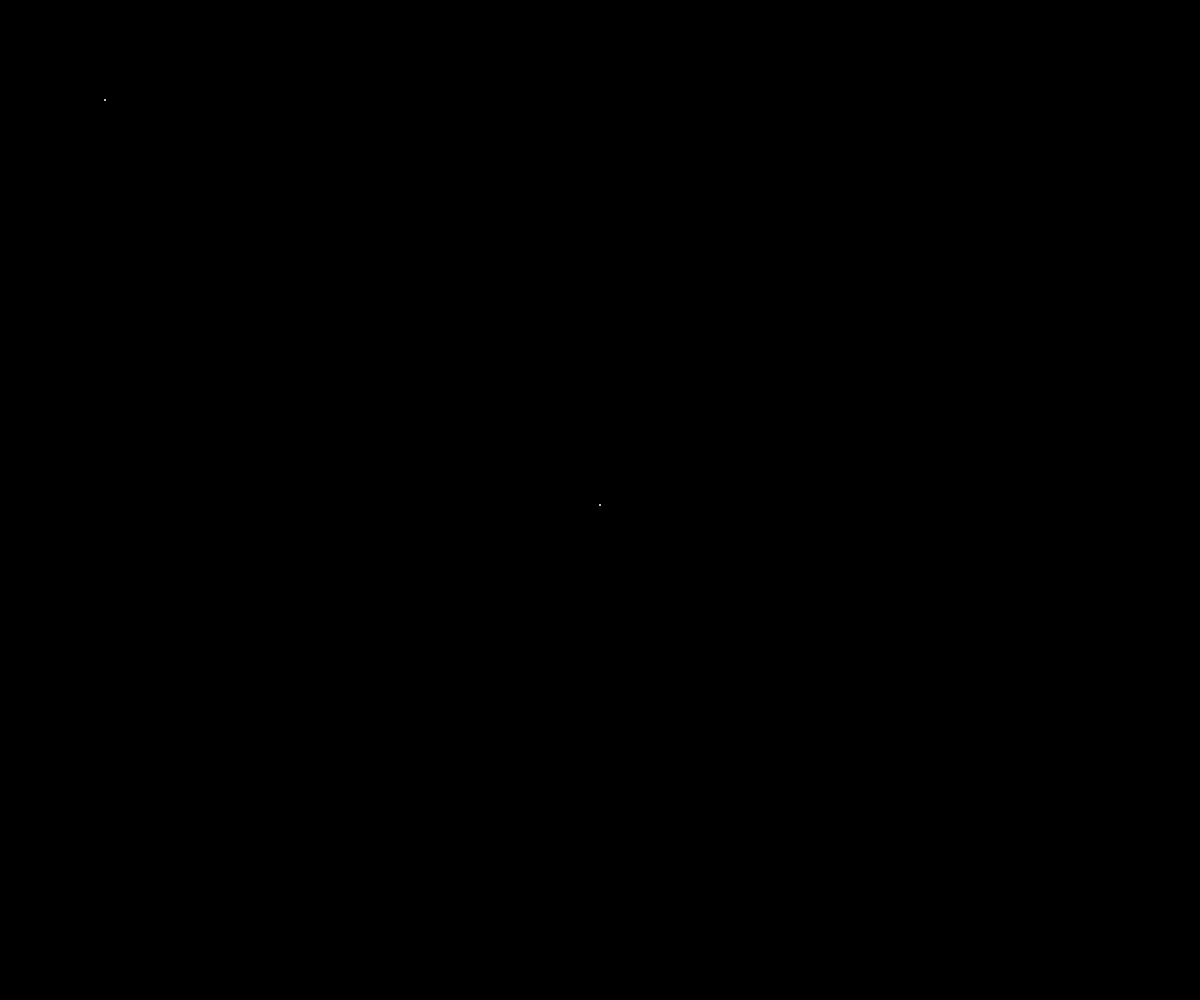
Frame 1 (no input)
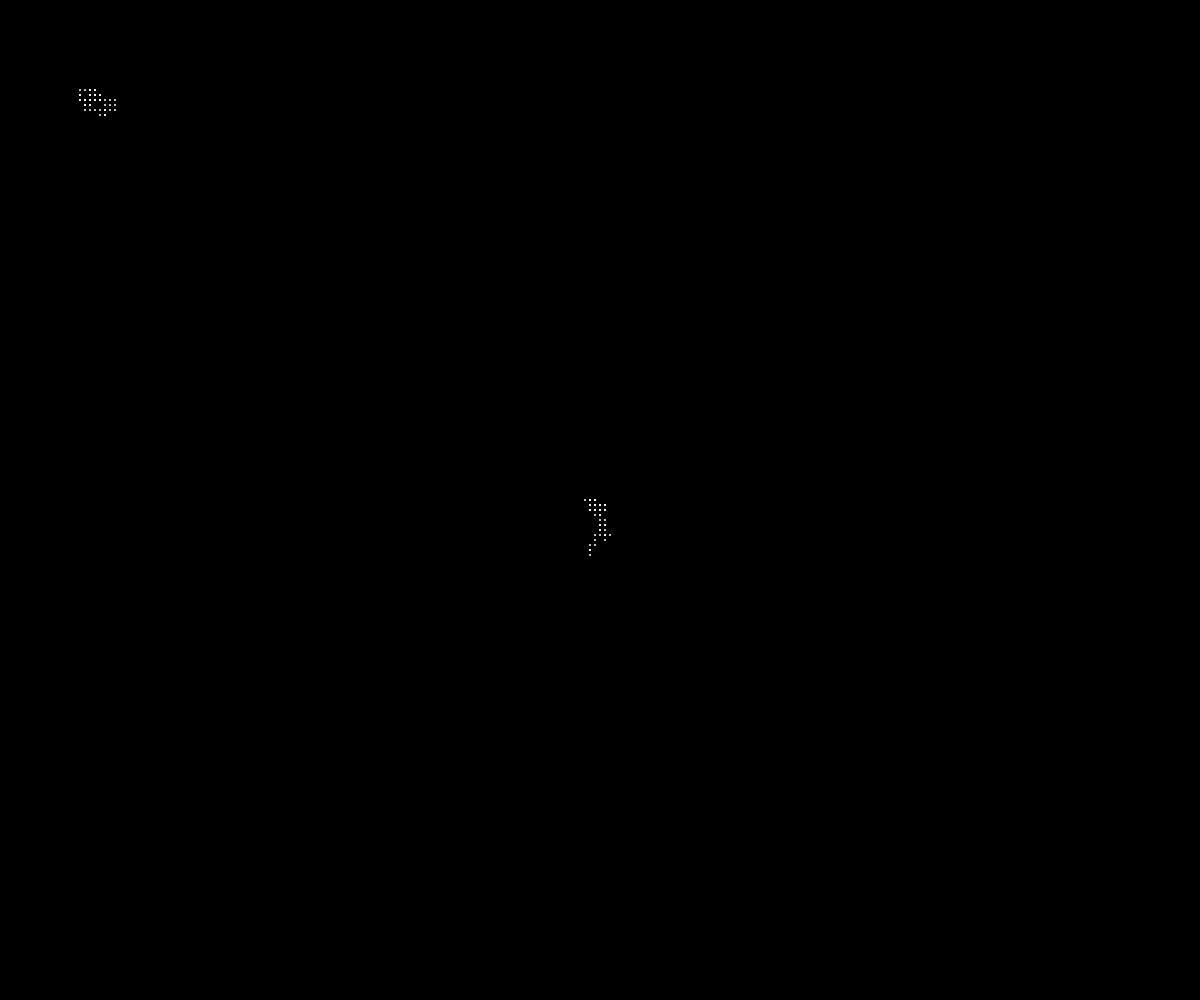
Frame 60 (no input)
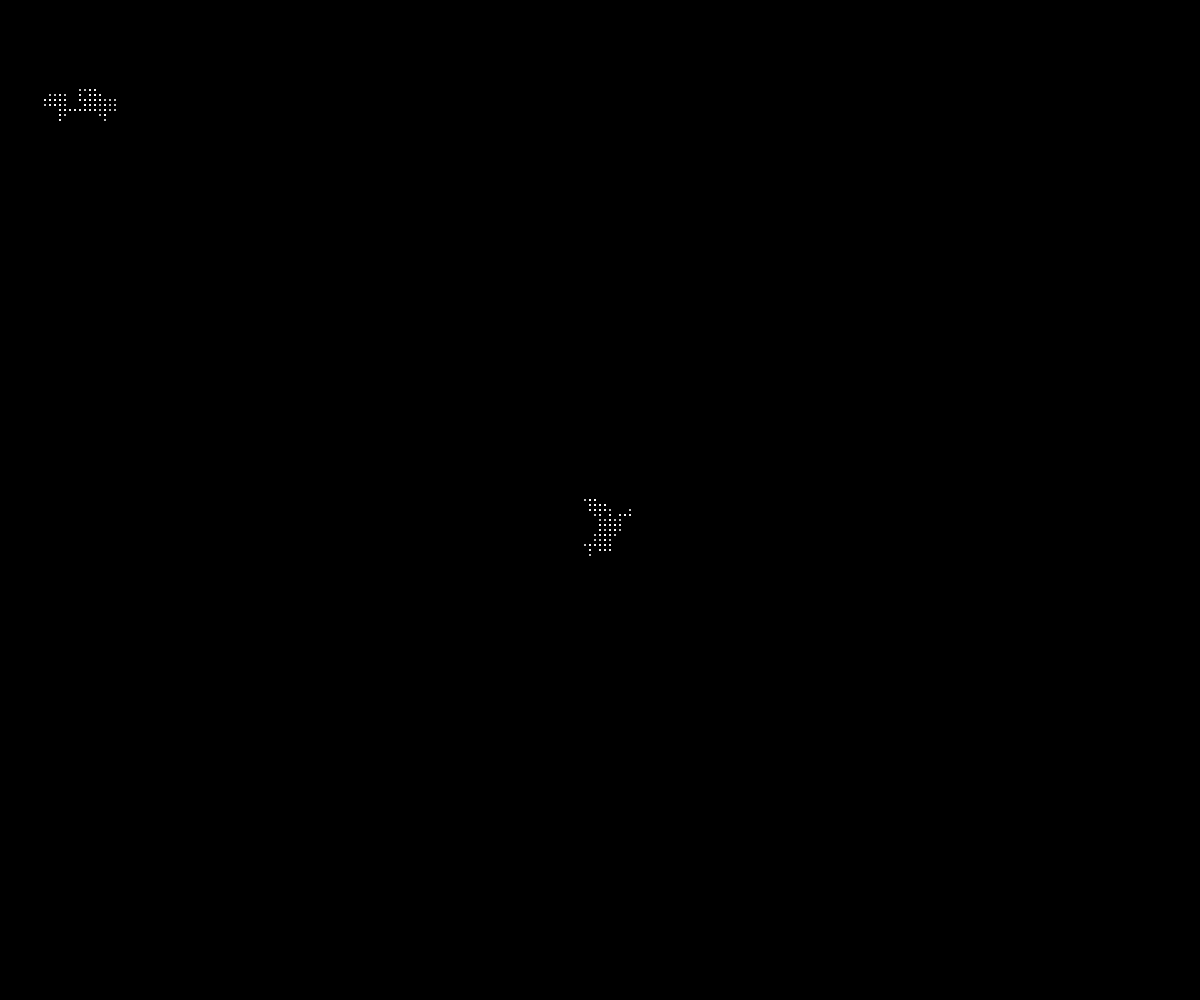
Frame 120 (the mouse pressed at the canvas centre since frame 60)

The p5.js sketch that drew these frames (run headless with seeded random() and noise() and a simulated clock; from frame 60 on, the mouse is pressed at the canvas centre):

// p5.js sketch
// ── sketch.js
// Project Title

let atheon;
let sanct;


function setup() {
  createCanvas(windowWidth, windowHeight);
  atheon = new Walker(width/2, height/2, "white");
  sanct = new Walker(100, 100, "limegreen");
  background("black");
}

function draw() {
  atheon.move();
  atheon.display();
  sanct.move();
  sanct.display();
}

class Walker {
  constructor(x, y, theColor) {
    this.x = x;
    this.y = y;
    this.color = "theColor";
    this.speed = 5;

  }

  display () {
    noStroke();
    fill(this.color);
    ellipse(this.x, this.y, 2, 2);
  }

  move() {
    let choice = random(100);
    if(choice < 25) {
      this.x += this.speed;
    }
    else if (choice < 50) {
      this.x -= this.speed;
    }
    else if (choice < 75) {
      this.y += this.speed;
    }
    else {
      this.y -= this.speed;
    }
    
  }
}
